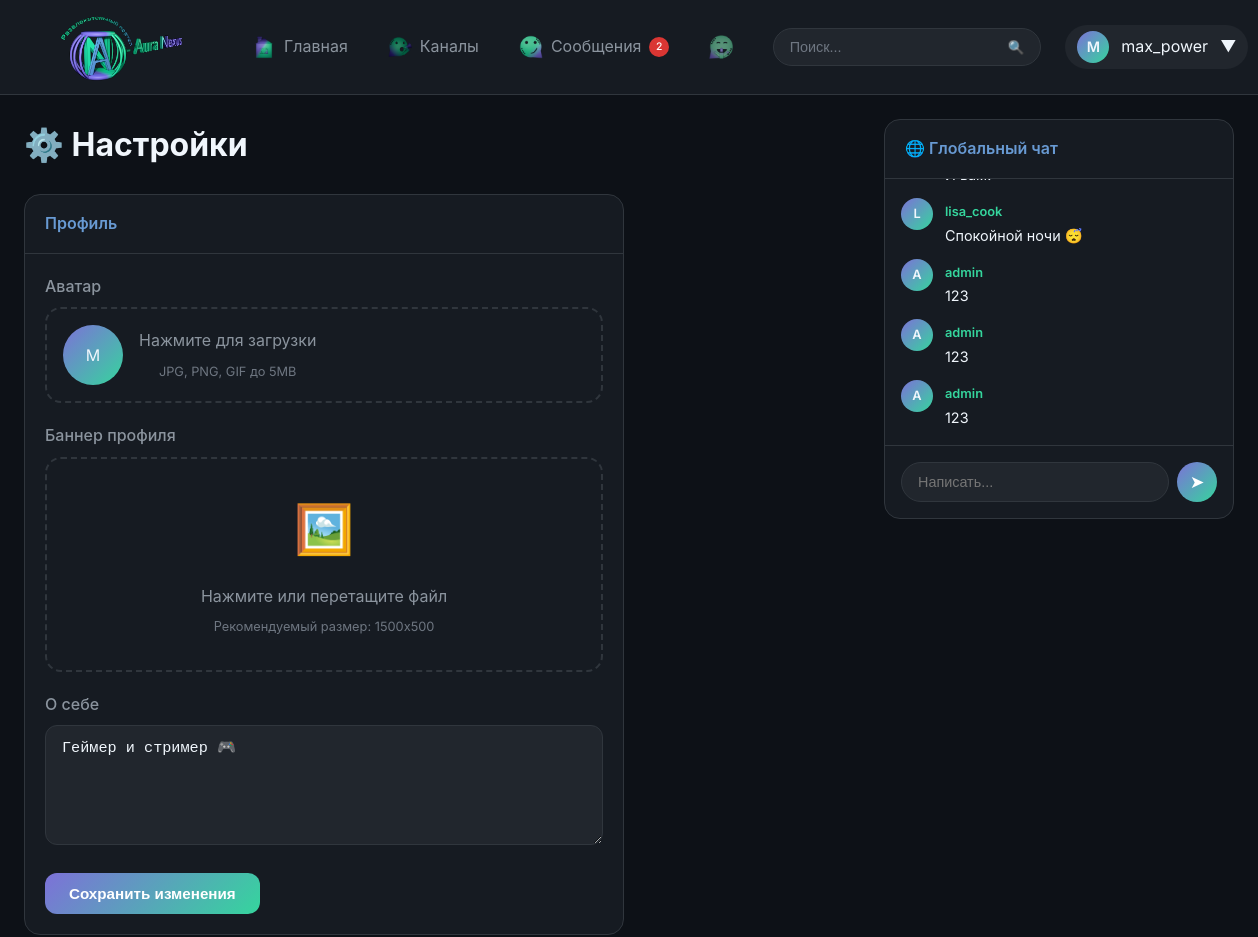
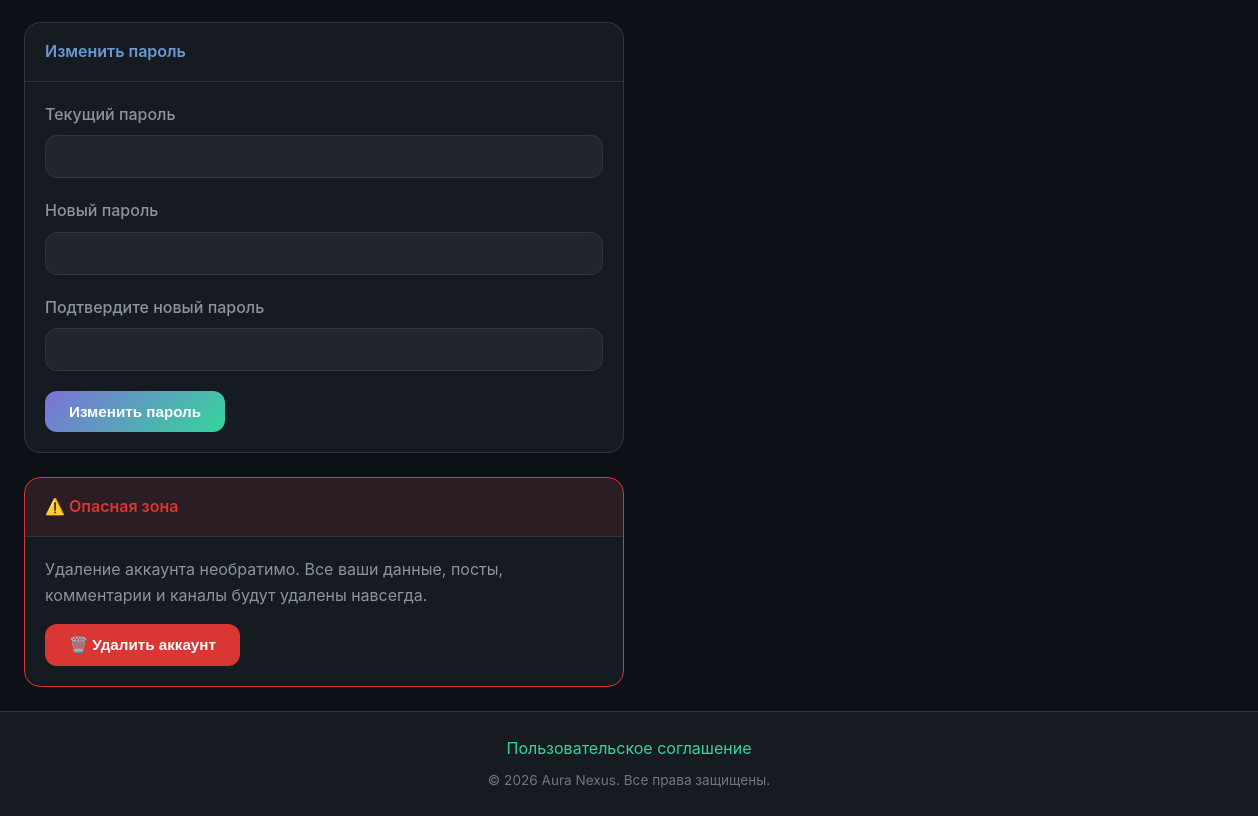
The app's page /profile/settings (signed in) with its own data (2 pictures, top to bottom).
### tables this page shows
CREATE TABLE users (
            id INTEGER PRIMARY KEY AUTOINCREMENT,
            username TEXT UNIQUE NOT NULL,
            email TEXT UNIQUE NOT NULL,
            password TEXT NOT NULL,
            role TEXT DEFAULT 'user',
            avatar TEXT,
            banner TEXT,
            bio TEXT,
            is_banned INTEGER DEFAULT 0,
            ban_until TEXT,
            ban_reason TEXT,
            created_at TEXT DEFAULT CURRENT_TIMESTAMP
        );

CREATE TABLE global_chat (
            id INTEGER PRIMARY KEY AUTOINCREMENT,
            user_id INTEGER NOT NULL,
            content TEXT NOT NULL,
            created_at TEXT DEFAULT CURRENT_TIMESTAMP,
            FOREIGN KEY (user_id) REFERENCES users(id)
        );

### app.py (the view, shortened to what this page needs)
@app.route('/profile/settings', methods=['GET', 'POST'])
@login_required
def profile_settings():
    user = get_current_user()
    conn = get_db()
    chat_messages = get_chat_messages()
    return render_template('profile/settings.html', chat_messages=chat_messages)

### app.py (called while the page is built, shortened)
def get_db():
    if 'db' not in g:
        g.db = sqlite3.connect(DATABASE, timeout=30)
        g.db.row_factory = sqlite3.Row
        g.db.execute('PRAGMA journal_mode=WAL')
        g.db.execute('PRAGMA busy_timeout=30000')
    return g.db

def get_current_user():
    if 'user_id' not in session:
        return None
    conn = get_db()
    user = conn.execute('SELECT * FROM users WHERE id = ?', (session['user_id'],)).fetchone()
    return user

def login_required(f):
    @wraps(f)
    def decorated(*args, **kwargs):
        if 'user_id' not in session:
            flash('Необходимо войти в аккаунт', 'danger')
            return redirect('/login')
        user = get_current_user()
        if user and isinstance(user, dict) and user.get('is_currently_banned'):
            session.clear()
            flash('Ваш аккаунт заблокирован', 'danger')
            return redirect('/login')
        return f(*args, **kwargs)
    return decorated

def get_chat_messages():
    conn = get_db()
    return conn.execute('''
        SELECT g.*, u.username, u.avatar
        FROM global_chat g
        JOIN users u ON g.user_id = u.id
        ORDER BY g.id DESC LIMIT 50
    ''').fetchall()[::-1]

def get_unread_notifications_count(user_id):
    conn = get_db()
    result = conn.execute('SELECT COUNT(*) as count FROM notifications WHERE user_id = ? AND is_read = 0', (user_id,)).fetchone()
    return result['count'] if result else 0

def get_unread_messages_count(user_id):
    conn = get_db()
    result = conn.execute('''
        SELECT COUNT(*) as count FROM messages m
        JOIN conversations c ON m.conversation_id = c.id
        WHERE (c.user1_id = ? OR c.user2_id = ?) AND m.sender_id != ? AND m.is_read = 0
    ''', (user_id, user_id, user_id)).fetchone()
    return result['count'] if result else 0

@app.context_processor
def inject_globals():
    user = get_current_user()
    notif_count = get_unread_notifications_count(user['id']) if user else 0
    msg_count = get_unread_messages_count(user['id']) if user else 0
    pending_reports = get_pending_reports_count() if user and user['role'] in ['admin', 'moderator'] else 0
    return {
        'current_user': user,
        'notification_count': notif_count,
        'message_count': msg_count,
        'pending_reports_count': pending_reports,
        'REACTION_TYPES': REACTION_TYPES,
        'REPORT_CATEGORIES': REPORT_CATEGORIES,
    }

### templates/profile/settings.html (shortened to what this page needs)
{% extends 'base.html' %}
{% block content %}
<div style="max-width: 600px;">
    <h1 style="margin-bottom: 1.5rem;">⚙️ Настройки</h1>
    <div class="card" style="margin-bottom: 1.5rem;">
        <div class="card-header">
            <h3 class="card-title">Профиль</h3>
        </div>
        <div class="card-body">
            <form method="POST" action="/profile/settings" enctype="multipart/form-data">
                <div class="form-group">
                    <label class="form-label">Аватар</label>
                    <div class="file-upload" style="padding: 1rem;">
                        <div style="display: flex; align-items: center; gap: 1rem;">
                            <div style="width: 60px; height: 60px; border-radius: 50%; background: var(--accent-gradient); display: flex; align-items: center; justify-content: center; overflow: hidden;">
                                {% if current_user.avatar %}
                                <img src="{{ url_for('uploaded_file', filename=current_user.avatar) }}" alt="" style="width: 100%; height: 100%; object-fit: cover;">
                                {% else %}
                                {{ current_user.username[0]|upper }}
                                {% endif %}
                            </div>
                            <div>
                                <div class="file-upload-text">Нажмите для загрузки</div>
                                <div class="file-upload-hint">JPG, PNG, GIF до 5MB</div>
                            </div>
                        </div>
                    </div>
                </div>
                <div class="form-group">
                    <label class="form-label">Баннер профиля</label>
                    <div class="file-upload">
                        <div class="file-upload-icon">🖼️</div>
                        <div class="file-upload-text">Нажмите или перетащите файл</div>
                        <div class="file-upload-hint">Рекомендуемый размер: 1500x500</div>
                    </div>
                </div>
                <div class="form-group">
                    <label class="form-label">О себе</label>
                    <textarea name="bio" class="form-control" placeholder="Расскажите о себе...">{{ current_user.bio or '' }}</textarea>
                </div>
                <button type="submit" class="btn">Сохранить изменения</button>
            </form>
        </div>
    </div>
    <div class="card" style="margin-bottom: 1.5rem;">
        <div class="card-header">
            <h3 class="card-title">Изменить пароль</h3>
        </div>
        <div class="card-body">
            <form method="POST" action="/profile/settings">
                <div class="form-group">
                    <label class="form-label">Текущий пароль</label>
                    <input type="password" name="current_password" class="form-control" required>
                </div>
                <div class="form-group">
                    <label class="form-label">Новый пароль</label>
                    <input type="password" name="new_password" class="form-control" minlength="4" required>
                </div>
                <div class="form-group">
                    <label class="form-label">Подтвердите новый пароль</label>
                    <input type="password" name="confirm_password" class="form-control" required>
                </div>
                <button type="submit" class="btn">Изменить пароль</button>
            </form>
        </div>
    </div>
    <div class="card" style="border-color: var(--danger);">
        <div class="card-header" style="background: rgba(218, 54, 51, 0.1);">
            <h3 class="card-title" style="color: var(--danger);">⚠️ Опасная зона</h3>
        </div>
        <div class="card-body">
            <p style="color: var(--text-secondary); margin-bottom: 1rem;">
                Удаление аккаунта необратимо. Все ваши данные, посты, комментарии и каналы будут удалены навсегда.
            </p>
            <button class="btn btn-danger" data-modal="delete-account-modal">
                🗑️ Удалить аккаунт
            </button>
        </div>
    </div>
</div>
{% endblock %}

### templates/base.html (shortened to what this page needs)
<!DOCTYPE html>
<html lang="ru">
<head>
    <link rel="stylesheet" href="{{ url_for('static', filename='css/style.css') }}">
    <link href="https://cdn.quilljs.com/1.3.7/quill.snow.css" rel="stylesheet">
</head>
<body>
   <nav>
    <a href="/" class="logo">
        <img src="{{ url_for('static', filename='images/logo.png') }}" alt="Aura Nexus" class="logo-image"
             onerror="this.style.display='none'; this.nextElementSibling.style.display='flex';">
    </a>
    <div class="nav-links">
        <a href="/" class="nav-link {% if request.path == '/' %}active{% endif %}">
            <span class="nav-icon">
                <img src="{{ url_for('static', filename='images/icons/home.png') }}" alt=""
                     onerror="this.style.display='none'; this.nextElementSibling.style.display='inline';">
            </span>
            <span>Главная</span>
        </a>
        <a href="/channels" class="nav-link {% if '/channel' in request.path %}active{% endif %}">
            <span class="nav-icon">
                <img src="{{ url_for('static', filename='images/icons/channels.png') }}" alt=""
                     onerror="this.style.display='none'; this.nextElementSibling.style.display='inline';">
            </span>
            <span>Каналы</span>
        </a>
        {% if current_user %}
        <a href="/messages" class="nav-link {% if '/messages' in request.path %}active{% endif %}">
            <span class="nav-icon">
                <img src="{{ url_for('static', filename='images/icons/messages.png') }}" alt=""
                     onerror="this.style.display='none'; this.nextElementSibling.style.display='inline';">
            </span>
            <span>Сообщения</span>
            {% if message_count > 0 %}
            <span class="badge">{{ message_count }}</span>
            {% endif %}
        </a>
        <a href="/notifications" class="nav-link {% if '/notifications' in request.path %}active{% endif %}">
            <span class="nav-icon">
                <img src="{{ url_for('static', filename='images/icons/notifications.png') }}" alt=""
                     onerror="this.style.display='none'; this.nextElementSibling.style.display='inline';">
            </span>
        </a>
        {% endif %}
    </div>
    <div class="search-container">
        <form class="search-bar" action="/" method="GET">
            <input type="text" name="q" placeholder="Поиск..." value="{{ request.args.get('q', '') }}">
            <button type="submit">🔍</button>
        </form>
    </div>
    {% if current_user %}
    <div class="dropdown">
        <div class="nav-user">
            <div class="nav-user-avatar">
                {% if current_user.avatar %}
                <img src="{{ url_for('uploaded_file', filename=current_user.avatar) }}" alt="">
                {% else %}
                {{ current_user.username[0]|upper }}
                {% endif %}
            </div>
            <span>{{ current_user.username }}</span>
            <span>▼</span>
        </div>
    </div>
    {% endif %}
</nav>
    <div class="layout {% block layout_class %}{% endblock %}">
        <main class="main-content">
            {% block content %}{% endblock %}
        </main>
        {% if current_user and not hide_sidebar %}
        <aside class="sidebar">
            {% block sidebar %}
            <div class="card chat-box">
                <div class="card-header">
                    <h3 class="card-title">🌐 Глобальный чат</h3>
                </div>
                <div class="chat-messages" id="global-chat-messages">
                    {% for msg in chat_messages %}
                    <div class="chat-message" data-message-id="{{ msg.id }}">
                        <div class="chat-message-avatar">
                            {% if msg.avatar %}
                            <img src="{{ url_for('uploaded_file', filename=msg.avatar) }}" alt="">
                            {% else %}
                            {{ msg.username[0]|upper }}
                            {% endif %}
                        </div>
                        <div class="chat-message-content">
                            <a href="/profile/{{ msg.username }}" class="chat-message-author">{{ msg.username }}</a>
                            <div class="chat-message-text">{{ msg.content }}</div>
                        </div>
                    </div>
                    {% else %}
                    <div class="empty-state" style="padding: 2rem;">
                        <p>Сообщений пока нет</p>
                    </div>
                    {% endfor %}
                </div>
                <form class="chat-input" id="global-chat-form" action="/api/global_chat" method="POST">
                    <input type="text" name="content" id="global-chat-input" placeholder="Написать..." autocomplete="off" required>
                    <button type="submit">➤</button>
                </form>
            </div>
            {% endblock %}
        </aside>
        {% endif %}
    </div>
    <footer>
        <a href="/user_agreement">Пользовательское соглашение</a>
        <p>&copy; 2026 Aura Nexus. Все права защищены.</p>
    </footer>
</body>
</html>

### records on screen
users: username "M", username "max_power", bio "Геймер и стример 🎮"
global_chat: username "L", username "lisa_cook", content "Спокойной ночи 😴"
global_chat: username "A", username "admin", content "123"
global_chat: username "A", username "admin", content "123"
global_chat: username "A", username "admin", content "123"

### other values on screen
{{ message_count }} "2"
